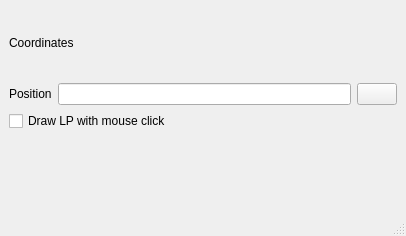
<?xml version="1.0" encoding="UTF-8"?>
<ui version="4.0">
 <class>MainWindow</class>
 <widget class="QMainWindow" name="MainWindow">
  <property name="geometry">
   <rect>
    <x>0</x>
    <y>0</y>
    <width>406</width>
    <height>236</height>
   </rect>
  </property>
  <property name="windowTitle">
   <string>MainWindow</string>
  </property>
  <widget class="QWidget" name="centralwidget">
   <layout class="QGridLayout" name="gridLayout">
    <item row="0" column="0">
     <widget class="QLabel" name="label">
      <property name="text">
       <string>Coordinates</string>
      </property>
     </widget>
    </item>
    <item row="1" column="0">
     <layout class="QVBoxLayout" name="verticalLayout">
      <item>
       <layout class="QHBoxLayout" name="horizontalLayout_2">
        <item>
         <widget class="QLabel" name="label_2">
          <property name="text">
           <string>Position</string>
          </property>
         </widget>
        </item>
        <item>
         <layout class="QHBoxLayout" name="horizontalLayout">
          <item>
           <widget class="QLineEdit" name="lineEdit"/>
          </item>
          <item>
           <widget class="QPushButton" name="pushButton">
            <property name="styleSheet">
             <string notr="true">image: url(:/Downloads/9C4G.gif);</string>
            </property>
            <property name="text">
             <string/>
            </property>
           </widget>
          </item>
         </layout>
        </item>
       </layout>
      </item>
      <item>
       <widget class="QCheckBox" name="checkBox">
        <property name="text">
         <string>Draw LP with mouse click</string>
        </property>
       </widget>
      </item>
     </layout>
    </item>
    <item row="2" column="0">
     <widget class="QWidget" name="main_widget" native="true"/>
    </item>
   </layout>
  </widget>
  <widget class="QMenuBar" name="menubar">
   <property name="geometry">
    <rect>
     <x>0</x>
     <y>0</y>
     <width>406</width>
     <height>22</height>
    </rect>
   </property>
  </widget>
  <widget class="QStatusBar" name="statusbar"/>
 </widget>
 <resources/>
 <connections/>
</ui>
